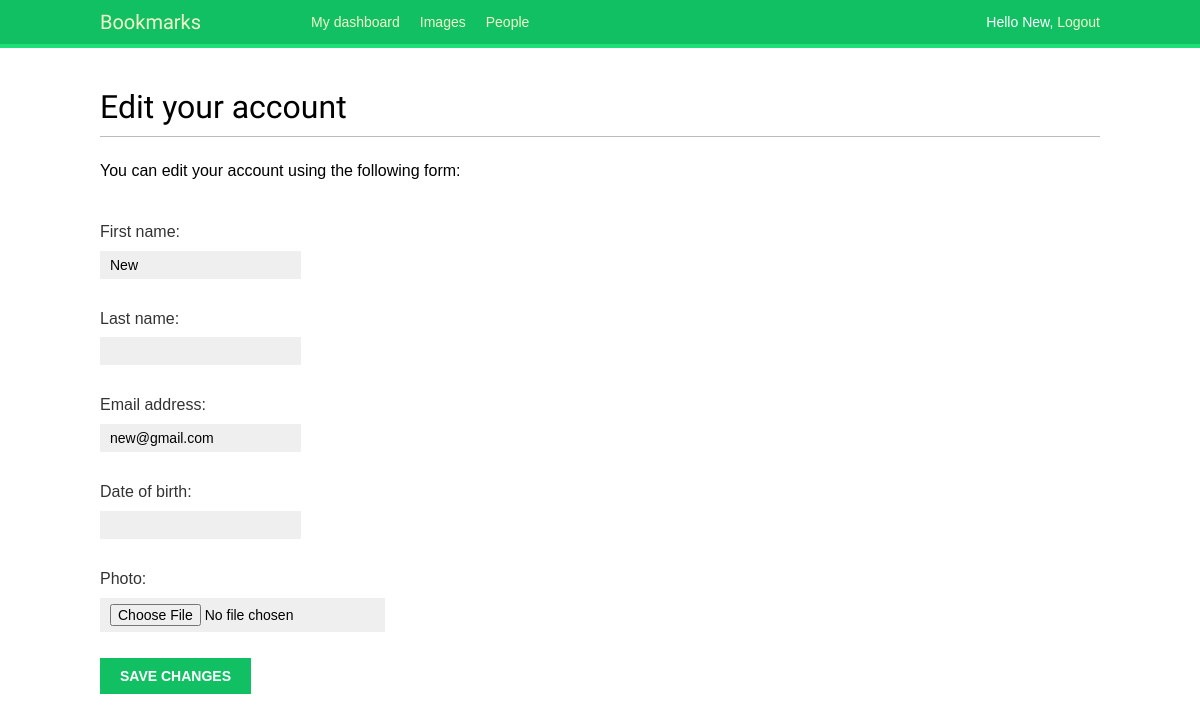
Page /account/edit/ (signed in) on the earlier database version.
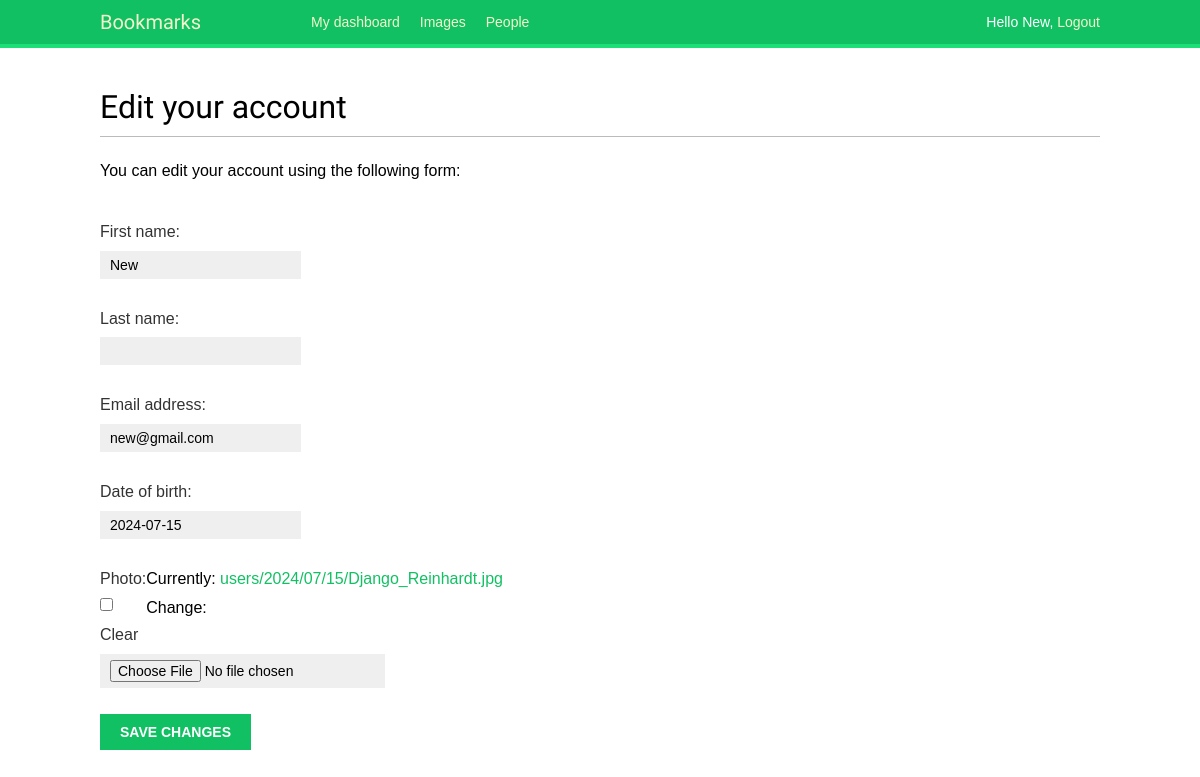
Same page on the later database version.
### account/models.py (models this page shows, shortened)
class Profile(models.Model):
    user = models.OneToOneField(settings.AUTH_USER_MODEL, on_delete=models.CASCADE)
    date_of_birth = models.DateField(blank=True, null=True)
    photo = models.ImageField(upload_to='users/%Y/%m/%d/',blank=True)

### account/views.py (the view)
# urls.py: path('edit/', views.edit, name='edit'),
@login_required
def edit(request):
    if request.method == 'POST':
        user_form = UserEditForm(instance=request.user,
                                 data=request.POST)
        profile_form = ProfileEditForm(
                                    instance=request.user.profile,
                                    data=request.POST,
                                    files=request.FILES)
        if user_form.is_valid() and profile_form.is_valid():
            user_form.save()
            profile_form.save()
            messages.success(request, 'Profile updated successfully')
        else:
            messages.error(request, 'Error updating your profile')
    else:
        user_form = UserEditForm(instance=request.user)
        profile_form = ProfileEditForm(instance=request.user.profile)
    return render(request,
                  'account/edit.html',
                  {'user_form': user_form,
                   'profile_form': profile_form})

### account/forms.py
class UserEditForm(forms.ModelForm):
    class Meta:
        model = User
        fields = ('first_name', 'last_name', 'email')

class ProfileEditForm(forms.ModelForm):
    class Meta:
        model = Profile
        fields = ('date_of_birth', 'photo')

### account/templates/account/edit.html (shortened to what this page needs)
{% extends "base.html" %}
{% block content %}
    <h1>Edit your account</h1>
    <p>You can edit your account using the following form:</p>
    <form method="post" enctype="multipart/form-data">
        {{ user_form.as_p }}
        {{ profile_form.as_p }}
        <p><input type="submit" value="Save changes"></p>
    </form>
{% endblock %}

Differences in the rows shown:
changed Profile: date_of_birth (not shown) → "2024-07-15"
Other differences:
form field as_p: (not shown) → "☐"
text no longer shown: "Date of birth: Photo:"
text now shown: "Date of birth: Photo: Currently: users/2024/07/15/Django_Reinhardt.jpg Clear Change:"
